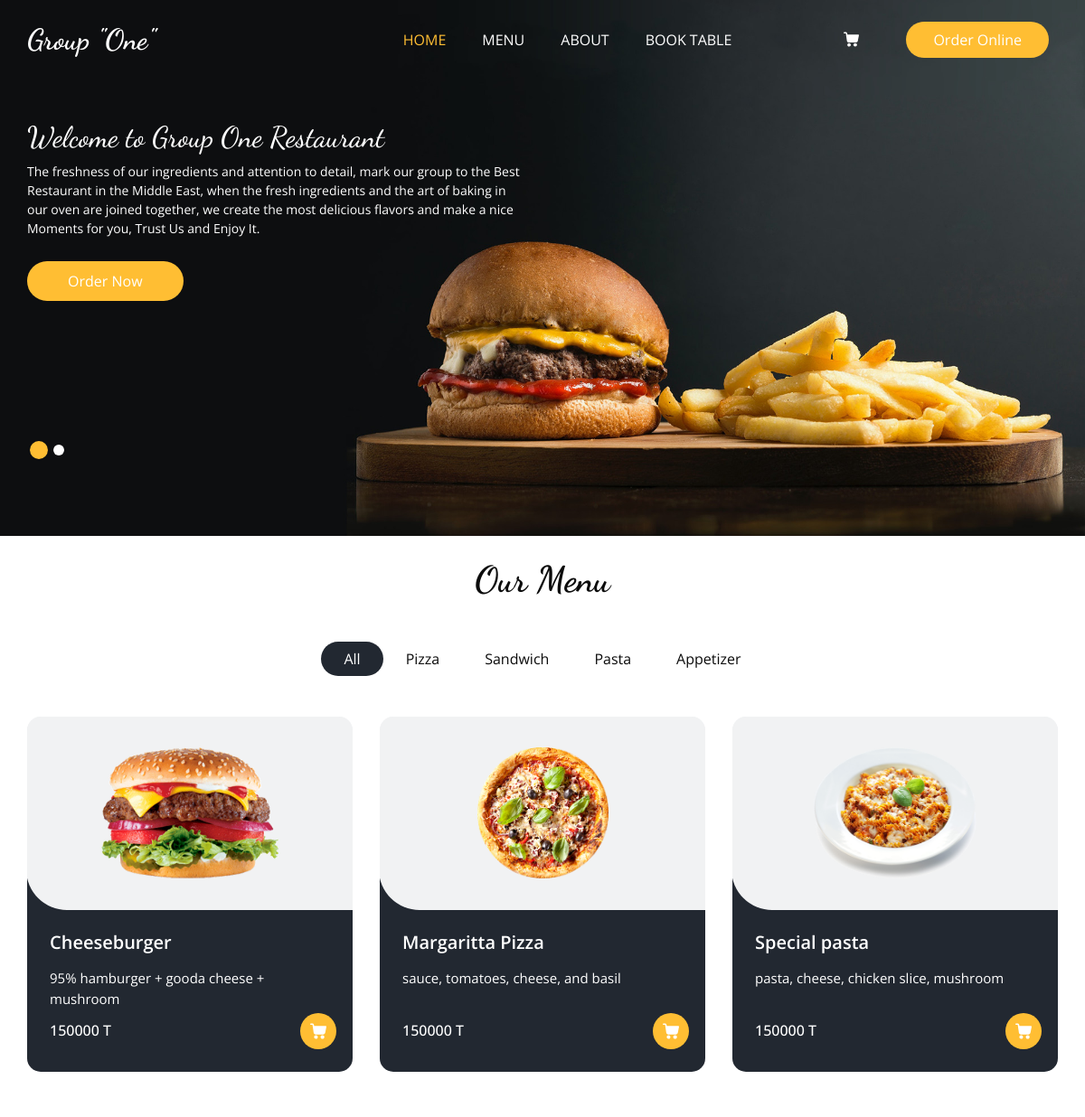
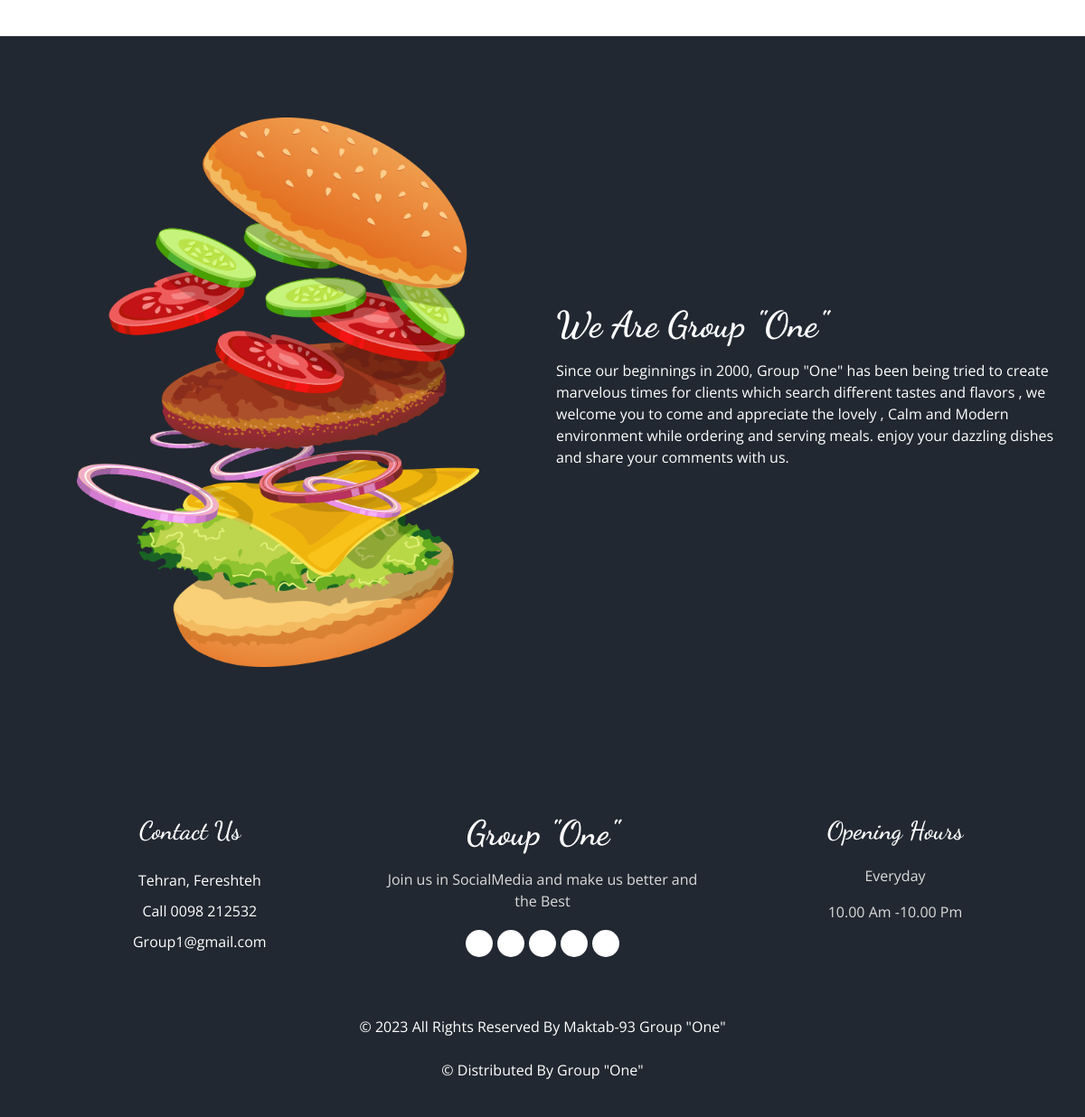
The page / on the database its author committed (2 pictures, top to bottom).
### CafeManagement/home/models.py (models this page shows, shortened)
class RestaurantInfo(ModelInfo):
    title = models.CharField(max_length=50)
    about = models.OneToOneField(
        AboutContent, on_delete=models.SET_NULL, null=True, blank=True
    )
    phone_number = models.CharField(max_length=50)
    address = models.TextField()
    email = models.EmailField()
    opening_hours = models.CharField(max_length=50)

class SliderContent(ModelInfo):
    title = models.CharField(max_length=50)
    content = models.TextField()
    button_text = models.CharField(max_length=20, null=True, blank=True)
    button_link = models.CharField(max_length=50, null=True, blank=True)
    restaurant_info = models.ForeignKey(
        RestaurantInfo,
        on_delete=models.SET_NULL,
        related_name="sliders",
        null=True,
        blank=True,
    )
    number = models.PositiveIntegerField()
    class Meta:
        ordering = ("number",)

class AboutContent(ModelInfo):
    title = models.CharField(max_length=50)
    content = models.TextField()

### CafeManagement/menu_items/models.py (models this page shows, shortened)
class Category(ModelInfo):
    name = models.CharField(max_length=150)
    parent_category = models.ForeignKey(
        "Category",
        on_delete=models.CASCADE,
        related_name="categories",
        null=True,
        blank=True,
    )
    class Meta:
        verbose_name_plural = "Categories"
    def __str__(self):
        return self.name

class MenuItem(ModelInfo):
    title = models.CharField(max_length=150)
    price = models.IntegerField()
    category = models.ForeignKey(
        Category,
        on_delete=models.SET_NULL,
        related_name="menuItems",
        null=True,
        blank=True,
    )
    period_time_service = models.DurationField(default=timedelta(seconds=300))
    estimated_cooking_time = models.DurationField(default=timedelta(seconds=300))
    image = models.ImageField(upload_to="images/", default="", null=True, blank=True)
    is_active = models.BooleanField(default=True)
    description = RichTextField()
    class Meta:
        verbose_name_plural = "MenuItems"

### CafeManagement/home/views.py (the view)
# urls.py: path("", views.HomeView.as_view(), name="home"),
class HomeView(View):
    def get(self, request):
        menu = MenuItem.objects.all()
        categories = Category.objects.all()
        info = RestaurantInfo.objects.first()
        return render(
            request,
            "index.html",
            context={"menu": menu, "categories": categories, "info": info},
        )

### CafeManagement/templates/index.html (shortened to what this page needs)
{% extends 'base.html' %}
{% load static %}
{% block content %}
  {% include 'include/menu.html' %}
  {% include 'include/about.html' %}
{% endblock %}

### CafeManagement/templates/base.html (shortened to what this page needs)
<!DOCTYPE html>
<html>
<head>
  {% load static %}
  <link rel="stylesheet" type="text/css" href="{% static 'css/bootstrap.css' %}" />
  <link rel="stylesheet" type="text/css" href="https://cdnjs.cloudflare.com/ajax/libs/OwlCarousel2/2.3.4/assets/owl.carousel.min.css" />
  <link rel="stylesheet" href="https://cdnjs.cloudflare.com/ajax/libs/jquery-nice-select/1.1.0/css/nice-select.min.css" />
  <link href="{% static '/css/font-awesome.min.css' %}" rel="stylesheet" />
  <link href="{% static 'css/style.css' %}" rel="stylesheet" />
  <link href="{% static 'css/responsive.css' %}" rel="stylesheet" />
</head>
<body class="sub_page">
  {% include 'include/header.html' %}
  {% block content %}
  {% endblock %}
  {% include 'include/footer.html' %}
  {% load static %}
</body>
</html>

### CafeManagement/templates/include/header.html
<div class="hero_area">
    <div class="bg-box">
      {% load static %}
      <img src="{% static 'images/hero-bg.jpg' %}" alt="" />
    </div>
    <header class="header_section">
      <div class="container">
        {% include 'include/navbar.html' %}
      </div>
    </header>
    {% if request.path == '/' %}
      {% include 'include/slider.html' %}
    {% endif %}
  </div>

### CafeManagement/templates/include/navbar.html (shortened to what this page needs)
<nav class="navbar navbar-expand-lg custom_nav-container ">
    <a class="navbar-brand" href="{% url 'home' %}">
      <span>
        {{info.title}}
      </span>
    </a>
    <div class="collapse navbar-collapse" id="navbarSupportedContent">
      <ul class="navbar-nav  mx-auto ">
        <li class="nav-item active">
          <a class="nav-link" href="{% url 'home' %}">Home <span class="sr-only">(current)</span></a>
        </li>
        <li class="nav-item">
          <a class="nav-link" href="{% url 'menu' %}">Menu</a>
        </li>
        <li class="nav-item">
          <a class="nav-link" href="{% url 'about' %}">About</a>
        </li>
        <li class="nav-item">
          <a class="nav-link" href="{% url 'book' %}">Book Table</a>
        </li>
      </ul>
      <div class="user_option">
        <a href="{% url 'customer' %}" class="user_link"><i class="fa fa-user" aria-hidden="true"></i></a>
        <a class="cart_link" href="{% url 'cart' %}">
        </a>
        <form class="form-inline">
          <button class="btn  my-2 my-sm-0 nav_search-btn" type="submit">
            <i class="fa fa-search" aria-hidden="true"></i>
          </button>
        </form>
        <a href="" class="order_online">
          Order Online
        </a>
      </div>
    </div>
  </nav>

### CafeManagement/templates/include/slider.html
<section class="slider_section ">
    <div id="customCarousel1" class="carousel slide" data-ride="carousel">
      <div class="carousel-inner">
        {% for slider in info.sliders.all %}
          {% if slider.number == 1 %}
        <div class="carousel-item active">
          {% else %}
        <div class="carousel-item ">
          {% endif %}
          <div class="container ">
            <div class="row">
              <div class="col-md-7 col-lg-6 ">
                <div class="detail-box">
                  <h2>
                    {{slider.title}}
                  </h2>
                  <p>
                    {{slider.content|safe}}
                  </p>
                  <div class="btn-box">
                    <a href="{{slider.button_link}}" class="btn1">
                      {{slider.button_text}}
                    </a>
                  </div>
                </div>
              </div>
            </div>
          </div>
        </div>
        {% endfor %}
      </div>
      <div class="container">
        <ol class="carousel-indicators">
          <li data-target="#customCarousel1" data-slide-to="0" class="active"></li>
          <li data-target="#customCarousel1" data-slide-to="1"></li>
        </ol>
      </div>
    </div>
  </section>

### CafeManagement/templates/include/menu.html (shortened to what this page needs)
{% load static %}
<br>
<section class="food_section layout_padding-bottom">
  <div class="container">
    <div class="heading_container heading_center">
      <h2>
        Our Menu
      </h2>
    </div>
    <ul class="filters_menu">
      <li class="active" data-filter="*">All</li>
      {% for category in categories %}
      <li data-filter=".{{category}}">{{category|title}}</li>
      {% endfor %}
    </ul>
    <div class="filters-content">
      <div class="row grid">
        {% for menu_item in menu %}
        <div class="col-xs-10 col-sm-8 col-md-6 col-lg-4 all {{menu_item.category}}">
          <div class="box">
            <div>
              <div class="img-box">
                <img src="{{menu_item.image.url}}">
              </div>
              <div class="detail-box">
                <h5>
                  {{menu_item.title}}
                </h5>
                <div style="height: 50px;">
                <p>
                  {{menu_item.description|safe|truncatewords:"8"}}
                </p>
              </div>
                <div class="options">
                  <h6>
                    {{menu_item.price}} T
                  </h6>
                  <div class="row">
                    <div class="p-1">
                    </div>
                    <div class="p-1"><span id="cart_quantity{{menu_item.id}}"></span></div>
                  <div class="p-1">
                </div>
                  <div class="p-1">
                </div>
                  <div class="pr-2">
                  <a href= "javascript:null" onclick="setToMenuCart('{{menu_item.id}}')" id="cart_item{{menu_item.id}}" class="show">
                    <svg version="1.1" id="item{{menu_item.id}}" xmlns="http://www.w3.org/2000/svg" xmlns:xlink="http://www.w3.org/1999/xlink" x="0px" y="0px" viewBox="0 0 456.029 456.029" style="enable-background:new 0 0 456.029 456.029;" xml:space="preserve">
                      <g>
                        <g>
                          <path d="M345.6,338.862c-29.184,0-53.248,23.552-53.248,53.248c0,29.184,23.552,53.248,53.248,53.248
                       c29.184,0,53.248-23.552,53.248-53.248C398.336,362.926,374.784,338.862,345.6,338.862z" />
                        </g>
                      </g>
                      <g>
                        <g>
                          <path d="M439.296,84.91c-1.024,0-2.56-0.512-4.096-0.512H112.64l-5.12-34.304C104.448,27.566,84.992,10.67,61.952,10.67H20.48
                       C9.216,10.67,0,19.886,0,31.15c0,11.264,9.216,20.48,20.48,20.48h41.472c2.56,0,4.608,2.048,5.12,4.608l31.744,216.064
                       c4.096,27.136,27.648,47.616,55.296,47.616h212.992c26.624,0,49.664-18.944,55.296-45.056l33.28-166.4
                       C457.728,97.71,450.56,86.958,439.296,84.91z" />
                        </g>
                      </g>
                      <g>
                        <g>
                          <path d="M215.04,389.55c-1.024-28.16-24.576-50.688-52.736-50.688c-29.696,1.536-52.224,26.112-51.2,55.296
                       c1.024,28.16,24.064,50.688,52.224,50.688h1.024C193.536,443.31,216.576,418.734,215.04,389.55z" />
                        </g>
                      </g>
                      <g>
                      </g>
                      <g>
                      </g>
                      <g>
                      </g>
                      <g>
                      </g>
                      <g>
                      </g>
                      <g>
                      </g>
                      <g>
                      </g>
                      <g>
                      </g>
                      <g>
                      </g>
                      <g>
                      </g>
                      <g>
                      </g>
                      <g>
                      </g>
                      <g>
                      </g>
                      <g>
                      </g>
                      <g>
                      </g>
                    </svg>
                  </a>
                </div>
                </div>
                  </div>
              </div>
            </div>
          </div>
        </div>
        {% endfor %}
  </div>
</section>

### CafeManagement/templates/include/about.html
  {% load static %}
  <section class="about_section layout_padding">
    <div class="container  ">
      <div class="row">
        <div class="col-md-6 ">
          <div class="img-box">
            <img src="{% static 'images/about-img.png' %}" alt="">
          </div>
        </div>
        <div class="col-md-6">
          <div class="detail-box">
            <div class="heading_container">
              <h2>
                {{info.about.title}}
              </h2>
            </div>
                      <p>
                        {{info.about.content}}
                      </p>
          </div>
        </div>
      </div>
    </div>
  </section>

### CafeManagement/templates/include/footer.html (shortened to what this page needs)
  <footer class="footer_section">
    <div class="container">
      <div class="row">
        <div class="col-md-4 footer-col">
          <div class="footer_contact">
            <h4>
              Contact Us
            </h4>
            <div class="contact_link_box">
              <a href="https://goo.gl/maps/HTrc35Hpzrodi61J7"  target="_blank" >
                <i class="fa fa-map-marker" aria-hidden="true"></i>
                <span>
                  {{info.address}}
                </span>
              </a>
              <a href="">
                <i class="fa fa-phone" aria-hidden="true"></i>
                <span>
                  Call {{info.phone_number}}
                </span>
              </a>
              <a href="">
                <i class="fa fa-envelope" aria-hidden="true"></i>
                <span>
                  {{info.email}}
                </span>
              </a>
            </div>
          </div>
        </div>
        <div class="col-md-4 footer-col">
          <div class="footer_detail">
            <a href="" class="footer-logo">
              {{info.title}}
            </a>
            <p>
Join us in SocialMedia and make us better and the Best            </p>
            <div class="footer_social">
              <a href="">
                <i class="fa fa-facebook" aria-hidden="true"></i>
              </a>
              <a href="">
                <i class="fa fa-twitter" aria-hidden="true"></i>
              </a>
              <a href="">
                <i class="fa fa-linkedin" aria-hidden="true"></i>
              </a>
              <a href="">
                <i class="fa fa-instagram" aria-hidden="true"></i>
              </a>
              <a href="">
                <i class="fa fa-pinterest" aria-hidden="true"></i>
              </a>
            </div>
          </div>
        </div>
        <div class="col-md-4 footer-col">
          <h4>
            Opening Hours
          </h4>
          <p>
            Everyday
          </p>
          <p>
            {{info.opening_hours}}
          </p>
        </div>
      </div>
      <div class="footer-info">
        <p>
          &copy; <span id="displayYear"></span> All Rights Reserved By
          <a href="https://html.design/">Maktab-93 {{info.title}}</a><br><br>
          &copy;  Distributed By
          <a href="https://themewagon.com/" target="_blank">{{info.title}} </a>
        </p>
      </div>
    </div>
  </footer>

### CafeManagement/static/css/responsive.css (style rules this page uses)
@media (min-width: 1200px) { .container { max-width: 1170px; } }

### rows shown on the page
RestaurantInfo: title "Group \"One\"", about "We Are Group \"One\"", about.content "Since our beginnings in 2000, Group \"One\" has been being tried to create marvelous times for clients which search different tastes and flavors , we welcome you to come and appreciate the lovely , Calm and Modern environment while ordering and serving meals. enjoy your dazzling dishes and share your comments with us.", address "Tehran, Fereshteh", phone_number "0098 212532", email "Group1@gmail.com", opening_hours "10.00 Am -10.00 Pm"
SliderContent: title "Welcome to Group One Restaurant", content "The freshness of our ingredients and attention to detail, mark our group to the Best Restaurant in the Middle East, when the fresh ingredients and the art of baking in our oven are joined together, we create the most delicious flavors and make a nice Moments for you, Trust Us and Enjoy It.", button_text "Order Now"
Category: name "Pizza"
Category: name "Sandwich"
Category: name "Pasta"
Category: name "Appetizer"
MenuItem: image (picture), title "Cheeseburger", description "95% hamburger + gooda cheese + mushroom", price "150000"
MenuItem: image (picture), title "Margaritta Pizza", description "sauce, tomatoes, cheese, and basil", price "150000"
MenuItem: image (picture), title "Special pasta", description "pasta, cheese, chicken slice, mushroom", price "150000"
